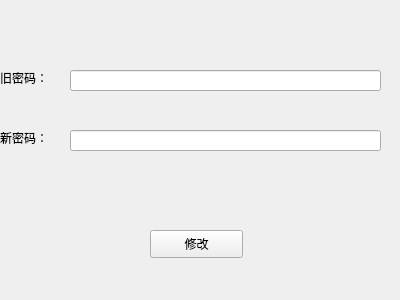
<?xml version="1.0" encoding="UTF-8"?>
<ui version="4.0">
 <class>changepass</class>
 <widget class="QWidget" name="changepass">
  <property name="geometry">
   <rect>
    <x>0</x>
    <y>0</y>
    <width>400</width>
    <height>300</height>
   </rect>
  </property>
  <property name="windowTitle">
   <string>修改密码</string>
  </property>
  <widget class="QLineEdit" name="oldLine">
   <property name="geometry">
    <rect>
     <x>70</x>
     <y>70</y>
     <width>311</width>
     <height>21</height>
    </rect>
   </property>
   <property name="echoMode">
    <enum>QLineEdit::Password</enum>
   </property>
  </widget>
  <widget class="QLineEdit" name="newLine">
   <property name="geometry">
    <rect>
     <x>70</x>
     <y>130</y>
     <width>311</width>
     <height>21</height>
    </rect>
   </property>
   <property name="echoMode">
    <enum>QLineEdit::Password</enum>
   </property>
  </widget>
  <widget class="QPushButton" name="pushButton_2">
   <property name="geometry">
    <rect>
     <x>150</x>
     <y>230</y>
     <width>93</width>
     <height>28</height>
    </rect>
   </property>
   <property name="text">
    <string>修改</string>
   </property>
  </widget>
  <widget class="QLabel" name="label_2">
   <property name="geometry">
    <rect>
     <x>0</x>
     <y>130</y>
     <width>72</width>
     <height>15</height>
    </rect>
   </property>
   <property name="text">
    <string>新密码：</string>
   </property>
  </widget>
  <widget class="QLabel" name="label">
   <property name="geometry">
    <rect>
     <x>0</x>
     <y>70</y>
     <width>72</width>
     <height>15</height>
    </rect>
   </property>
   <property name="text">
    <string>旧密码：</string>
   </property>
  </widget>
 </widget>
 <resources/>
 <connections/>
</ui>
